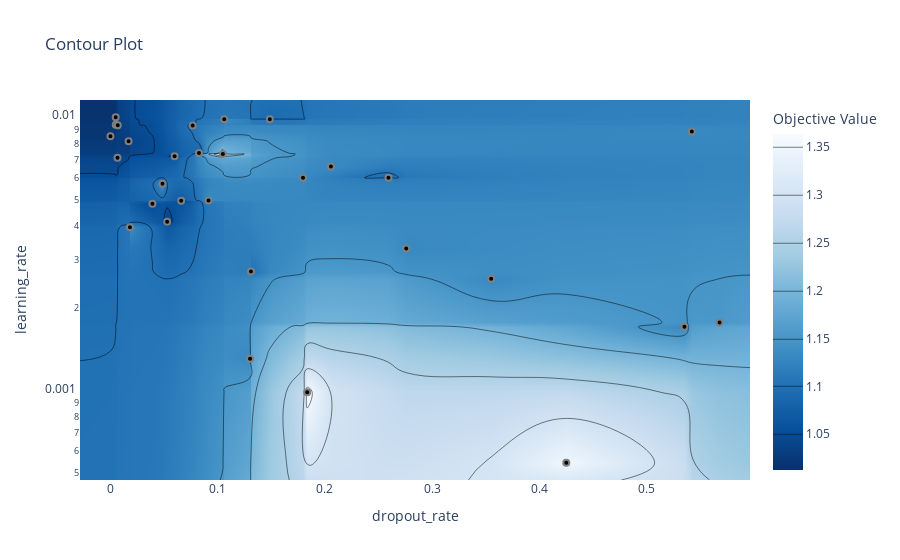

The notebook cell saved with this chart:
### Code cell
# plot the estimated accuracy surface over hyperparameters:
fig = optuna.visualization.plot_contour(study8, params=['learning_rate', 'dropout_rate'])
fig.show()
